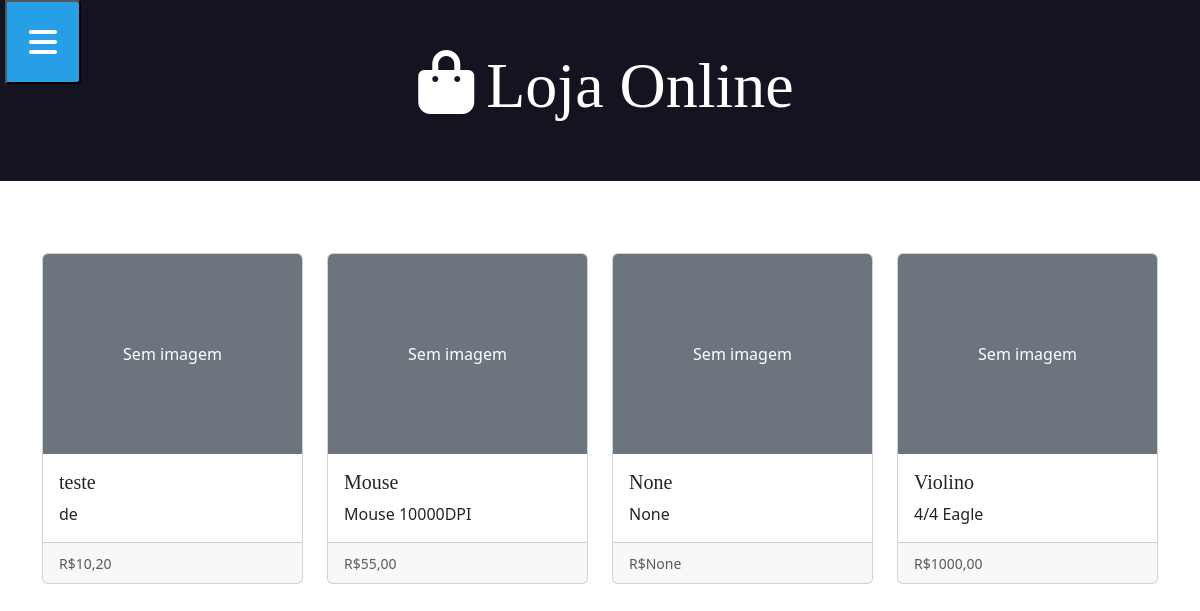
The app's page /, older data.
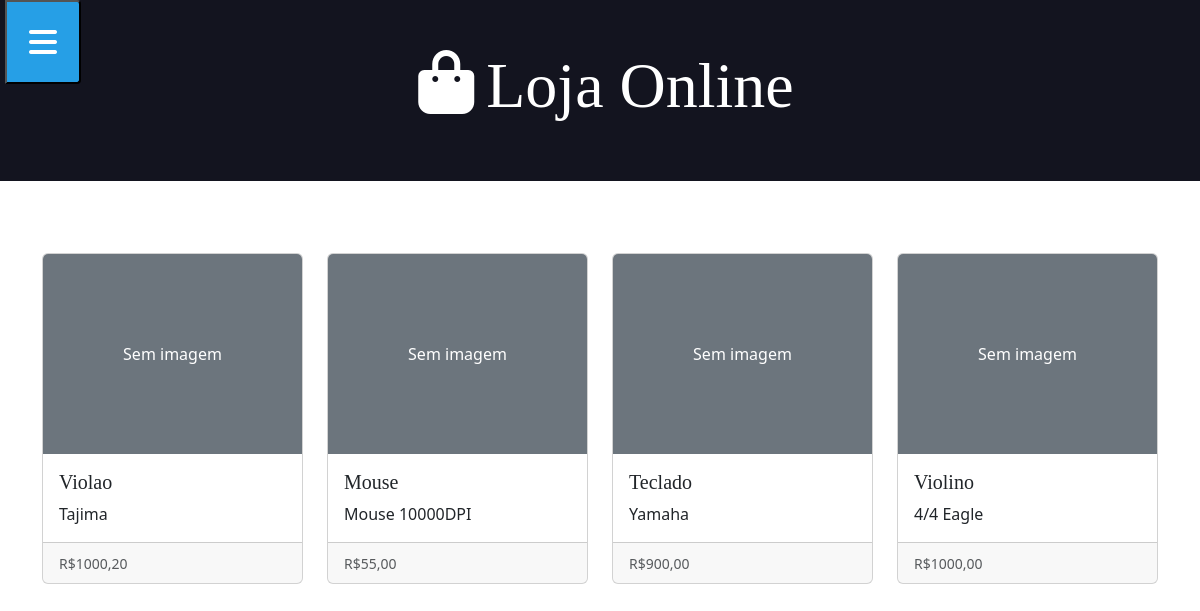
The same page, newer data.
### aplicacao/models.py (models this page shows, shortened)
class Produto(models.Model):
    nome = models.CharField(max_length=100, null=True, blank=True)
    preco = models.DecimalField(decimal_places=2, max_digits=10, null=True, blank=True)
    qtde = models.IntegerField(null=True, blank=True)
    descricao = models.TextField(null=True, blank=True)
    data = models.DateField(null=True, blank=True)
    imagem = models.ImageField(upload_to='produtos/', null=True, blank=True)
    itemVenda = models.ManyToManyField(Venda)

### aplicacao/views.py (the view)
# urls.py: path('', index, name="urlindex"),
def index(request):
    produtos = Produto.objects.all()
    return render(request, 'index.html', {'produtos': produtos})

### aplicacao/templates/index.html (shortened to what this page needs)
{% extends 'global/base.html' %}
{% block content %}
  <div class="container mt-4">
    <div class="row row-cols-1 row-cols-md-2 row-cols-lg-3 row-cols-xl-4 g-4">
      {% for p in produtos %}
        <div class="card-group">
          <div class="card">
            {% if p.imagem %}
            <img src="{{ p.imagem.url }}" class="card-img-top" alt="{{ p.nome }}" style="height: 200px; object-fit: cover;" />
            {% else %}
              <div class="card-img-top bg-secondary d-flex align-items-center justify-content-center" style="height: 200px;">
                  <span class="text-white">Sem imagem</span>
              </div>
            {% endif %}
            <div class="card-body">
              <h5 class="card-title">{{ p.nome }}</h5>
              <p class="card-text">{{ p.descricao|truncatechars:100 }}</p>
            </div>
            <div class="card-footer">
              <small class="text-muted">R${{ p.preco }}</small>
            </div>
          </div>
        </div>
      {% endfor %}
    </div>
  </div>
{% endblock %}

Row changes from the older to the newer data that the page shows:
removed Produto: shows "Sem imagem", nome "teste", descricao "de", preco "10,20"
added Produto: shows "Sem imagem", nome "Violao", descricao "Tajima", preco "1000,20"
changed Produto: nome "None" → "Teclado"; descricao "None" → "Yamaha"; preco "None" → "900,00"
